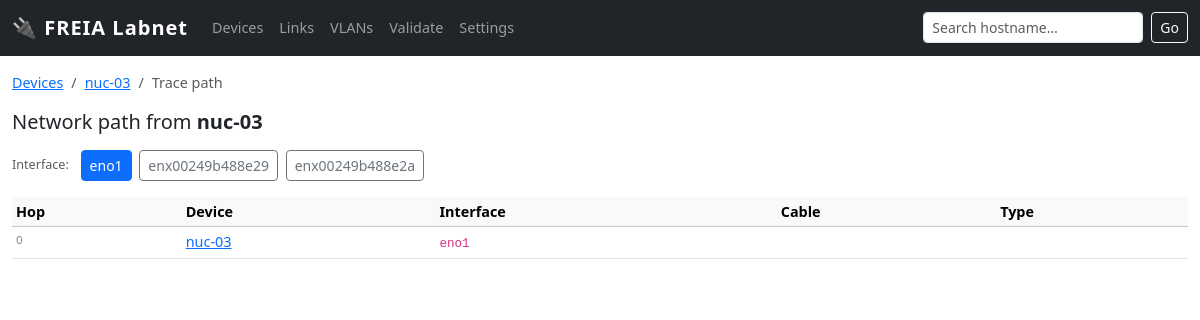
/trace/nuc-03, run on the app's committed database.
### tables this page shows
CREATE TABLE "device" (
    id INTEGER PRIMARY KEY,
    hostname TEXT UNIQUE,
    kind TEXT NOT NULL,
    vendor_model TEXT,
    os TEXT,
    serial TEXT,
    location_id INTEGER REFERENCES location(id),
    owner TEXT,
    purpose TEXT,
    status TEXT NOT NULL DEFAULT 'active' CHECK(status IN (
        'active','spare','loan','disconnected','retired','planned'
    )),
    notes TEXT,
    vm_host_id INTEGER REFERENCES device(id)
);

CREATE TABLE iface (
    id INTEGER PRIMARY KEY,
    device_id INTEGER NOT NULL REFERENCES device(id) ON DELETE CASCADE,
    name TEXT NOT NULL,                 -- 'eth0','eno5','br0' for NICs; '24','C02-11A-13','P2' for ports
    kind TEXT NOT NULL CHECK(kind IN ('nic','port')),
    mac TEXT,                           -- validate format if present
    ip TEXT,
    prefix INTEGER,
    vlan_id INTEGER,
    notes TEXT, mode TEXT NOT NULL DEFAULT 'access', ip_mode TEXT DEFAULT 'static',  
    UNIQUE(device_id, name)
);

### app.py (the view)
@app.route('/trace/<hostname>')
def trace(hostname):
    dev = query(
        "SELECT id, hostname FROM device WHERE hostname LIKE ? LIMIT 1",
        (f'%{hostname}%',), one=True)
    if not dev:
        flash(f'Device "{hostname}" not found', 'danger')
        return redirect(url_for('devices'))
    all_nics = query(
        "SELECT id, name FROM iface WHERE device_id=? AND kind='nic' ORDER BY name",
        (dev['id'],))
    if not all_nics:
        flash(f'{hostname} has no NIC interface', 'warning')
        return redirect(url_for('device', dev_id=dev['id']))
    try:
        sel_id = int(request.args.get('iface_id', all_nics[0]['id']))
    except (TypeError, ValueError):
        sel_id = all_nics[0]['id']
    nic = next((n for n in all_nics if n['id'] == sel_id), all_nics[0])
    hops = query("""
        WITH RECURSIVE path(cur_iface, depth, device_name, dev_id,
                            iface_name, cable_nr, cable_type, visited) AS (
            SELECT i.id, 0, d.hostname, d.id, i.name, NULL, NULL,
                   ',' || i.id || ','
            FROM iface i JOIN device d ON d.id=i.device_id WHERE i.id=?
            UNION ALL
            SELECT
                CASE WHEN l.a_iface_id=p.cur_iface THEN l.b_iface_id ELSE l.a_iface_id END,
                p.depth+1, d2.hostname, d2.id, i2.name, l.cable_nr, cr.type,
                p.visited || CASE WHEN l.a_iface_id=p.cur_iface
                    THEN l.b_iface_id ELSE l.a_iface_id END || ','
            FROM path p
            JOIN link l ON (l.a_iface_id=p.cur_iface OR l.b_iface_id=p.cur_iface)
                AND l.status != 'removed'
            JOIN iface i2 ON i2.id=CASE
                WHEN l.a_iface_id=p.cur_iface THEN l.b_iface_id ELSE l.a_iface_id END
            JOIN device d2 ON d2.id=i2.device_id
            LEFT JOIN cable_ref cr ON cr.nr=l.cable_nr
            WHERE p.depth < 15
              AND p.visited NOT LIKE '%,' || CASE
                WHEN l.a_iface_id=p.cur_iface THEN l.b_iface_id ELSE l.a_iface_id END || ',%'
        )
        SELECT depth, device_name, dev_id, iface_name, cable_nr, cable_type
        FROM path ORDER BY depth
    """, (nic['id'],))
    return render_template('trace.html', hostname=dev['hostname'],
                           all_nics=all_nics, selected_nic=nic, hops=hops)

### app.py (called while the page is built)
def get_db():
    db = getattr(g, '_database', None)
    if db is None:
        db = g._database = sqlite3.connect(LABNET_PATH)
        db.row_factory = sqlite3.Row
        db.execute('PRAGMA foreign_keys = ON')
    return db

def query(sql, args=(), one=False):
    cur = get_db().execute(sql, args)
    rv = cur.fetchall()
    return (rv[0] if rv else None) if one else rv

### templates/trace.html (shortened to what this page needs)
{% extends "base.html" %}
{% block content %}
<nav aria-label="breadcrumb" class="mb-2">
  <ol class="breadcrumb">
    <li class="breadcrumb-item"><a href="/devices">Devices</a></li>
    <li class="breadcrumb-item"><a href="/device/{{ hops[0]['dev_id'] if hops else '#' }}">{{ hostname }}</a></li>
    <li class="breadcrumb-item active">Trace path</li>
  </ol>
</nav>
<div class="d-flex align-items-baseline gap-3 mb-3">
  <h5 class="mb-0">Network path from <strong>{{ hostname }}</strong></h5>
</div>
{% if all_nics | length > 1 %}
<div class="mb-3">
  <span class="small text-muted me-2">Interface:</span>
  {% for nic in all_nics %}
  <a href="/trace/{{ hostname }}?iface_id={{ nic['id'] }}"
     class="btn btn-sm {% if nic['id'] == selected_nic['id'] %}btn-primary{% else %}btn-outline-secondary{% endif %} me-1">
    {{ nic['name'] }}
  </a>
  {% endfor %}
</div>
{% else %}
<p class="small text-muted mb-3">Interface: <code>{{ selected_nic['name'] }}</code></p>
{% endif %}
<table class="table table-sm">
  <thead class="table-light">
    <tr><th>Hop</th><th>Device</th><th>Interface</th><th>Cable</th><th>Type</th></tr>
  </thead>
  <tbody>
    {% for hop in hops %}
    <tr class="hop-row">
      <td>{{ hop['depth'] }}</td>
      <td><a href="/device/{{ hop['dev_id'] }}">{{ hop['device_name'] }}</a></td>
      <td><code>{{ hop['iface_name'] }}</code></td>
      <td>{{ hop['cable_nr'] or '' }}</td>
      <td><small class="text-muted">{{ hop['cable_type'] or '' }}</small></td>
    </tr>
    {% else %}
    <tr><td colspan="5" class="text-muted text-center">No path found from <code>{{ selected_nic['name'] }}</code></td></tr>
    {% endfor %}
  </tbody>
</table>
{% endblock %}

### templates/base.html (style rules this page uses)
body { font-size: .9rem; }
.hop-row td:first-child { color: #888; font-size: .8em; }

### data on the page
device: hostname "nuc-03"
iface: name "eno1"
iface: name "enx00249b488e29"
iface: name "enx00249b488e2a"

### other printed values
{{ hop['depth'] }} "0"
{{ hop['device_name'] }} "nuc-03"
{{ hop['iface_name'] }} "eno1"
